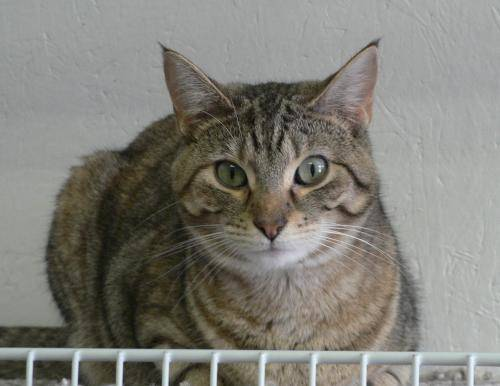
#> input picture L11/train/cat.103.jpg, 500 x 386 px; its folder holds only this picture in this run
$ jupyter execute NN_cat_dog.ipynb
#> lines starting #> are read from the running program, lines starting #| are printed output that depends on the picture; long printed decimals are rounded
[cell 1]
import numpy as np
from PIL import Image
import matplotlib.pyplot as plt
import os
import random

[cell 2]
# Load data
file_path = 'train/'
data_lst = []
for filename in os.listdir(file_path):
    if 'dog' not in filename and 'cat' not in filename:
        continue
    real_file_path = file_path + filename
    img = Image.open(real_file_path) # HD --> RAM
#> img is the input picture: PIL image 500x386 RGB; mean R, G, B 128.1, 126.4, 119.5
    img = img.resize((64, 64)) # Uniform image size, tuple inside
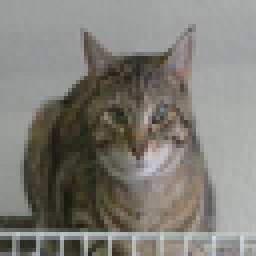
#> img: PIL image 64x64 RGB (shown 4 times larger); mean R, G, B 128.1, 126.4, 119.5
    data = np.array(img) # 64 x 64 x 3
    data = data.reshape(64*64*3, 1) # Flatten
#> data = 12288 values, max 220 at index 11510, min 15 at index 9842, mean 124.7
    if 'cat' in filename:
        data_lst.append((data, 1, img))
    elif 'dog' in filename:
        data_lst.append((data, 0, img))

[cell 3]
X_lst = list(data_lst[i][0] for i in range(len(data_lst)))
#> X_lst = 1 item
Y_lst = list(data_lst[i][1] for i in range(len(data_lst)))
#> Y_lst = [1]
img_lst = list(data_lst[i][2] for i in range(len(data_lst)))
#> img_lst = 1 item

[cell 4]
# Convert Python list to numpy array
X = np.array(X_lst)
#> X has the same summary as data
Y = np.array(Y_lst)
#> Y = [1]

[cell 5]
# Convert to array with correct dimensions
X = X.reshape(X.shape[0], X.shape[1])
Y = Y.reshape(Y.shape[0], 1)
X = X.T
Y = Y.T
print('X.shape:', X.shape)
#| X.shape: (12288, 1)
print('Y.shaoe:', Y.shape)
#| Y.shaoe: (1, 1)

[cell 6]
# Normalization
min_X = np.min(X)
#> min_X = 15
max_X = np.max(X)
#> max_X = 220
X = (X - min_X)/(max_X - min_X)
#> X = 12288 values, max 1 at index 11510, min 0 at index 9842, mean 0.535

[cell 7]
# Initializing parameters of a 2-layer neural network
np.random.seed(0)
N0, m = X.shape
#> N0 = 12288; m = 1
N1 = 10
N2 = 1
# Initialize W1
W1 = (np.random.rand(N0, N1)-0.5) * 0.1 # Prevent from explosion
# Initialize B1
B1 = (np.random.rand(N1, 1)-0.5) * 0.1
# Initialize W2
W2 = (np.random.rand(N1,N2)-0.5) * 0.1
# Initialize B2
B2 = (np.random.rand(N2, 1)-0.5) * 0.1

[cell 8]
# You should see 32.838553644951105
print(np.sum(W1))
#| 3.284

[cell 9]
# You should see -1.0433989293244808
print(np.sum(B1))

[cell 10]
# You should see -0.4229774016622794
print(np.sum(W2))

[cell 11]
# You should see -0.4841141325352224
print(np.sum(B2))

[cell 12]
#################### Training ####################
alpha = 0.02
cost_history = []
for epoch in range(8000):

    # Forward Pass
    K1 = W1.T.dot(X) + B1
    A1 = np.maximum(K1, 0)
    K2 = W2.T.dot(A1) + B2
    H = 1/(1+np.exp(-K2))
    L = -(Y*np.log(H) + (1-Y)*np.log(1-H))
    J = (1/m)*np.sum(L)
    cost_history.append(J)
    if epoch % 200 == 0:
        print('Cost:', J)

    # Backward Pass
    dK2 = (1/m)*np.sum(H-Y, axis=0, keepdims=True)
    dW2 = A1.dot(dK2.T)
    dB2 = np.sum(dK2, axis=1, keepdims=True)
    dA1 = W2.dot(dK2)
    dK1 = dA1 * np.where(K1 > 0, 1, 0)
    dW1 = X.dot(dK1.T)
    dB1 = np.sum(dK1, axis=1, keepdims=True)

    # Updates
    W1 = W1 - alpha * dW1
    W2 = W2 - alpha * dW2
    B1 = B1 - alpha * dB1
    B2 = B2 - alpha * dB2
#> this loop made 8000 passes
#> (A1, K2, H, L, J, dK2, dW2, dB2) on passes 1, 19, 21: ([2.7, 0, 0, 0.717, 0, 0, 0.737, 2.59, 1.08, 0.477], [-0.16], [0.46], [0.776], 0.776, [-0.54], [-1.46, 0, 0, -0.387, 0, 0, -0.398, -1.4, -0.583, -0.257], [-0.54]), ([10.12, 0, 0, 0, 0, 0, 3.13, 8.38, 12, 0], [5.05], [0.994], [0.0064], 0.0064, [-0.00638], [-0.0646, 0, 0, 0, 0, 0, -0.0199, -0.0534, -0.0766, 0], [-0.00638]), ([10.28, 0, 0, 0, 0, 0, 3.17, 8.51, 12.19, 0], [5.21], [0.995], [0.00545], 0.00545, [-0.00543], [-0.0559, 0, 0, 0, 0, 0, -0.0172, -0.0462, -0.0662, 0], [-0.00543])
#| Cost: 0.7762
#| Cost: 0.0002791
#| Cost: 0.0001243
#| Cost: 7.798992287984927e-05
#| Cost: 5.619441292101305e-05
#| Cost: 4.363797746795583e-05
#| Cost: 3.551994213474913e-05
#| Cost: 2.986185211194245e-05
#> (further printed lines are left out)

[cell 13]
plot_x = list(range(len(cost_history)))
plot_y = cost_history
plt.plot(plot_x, plot_y)
plt.title("Costs over iterations", color = 'blue', fontdict = {'fontsize': 20})
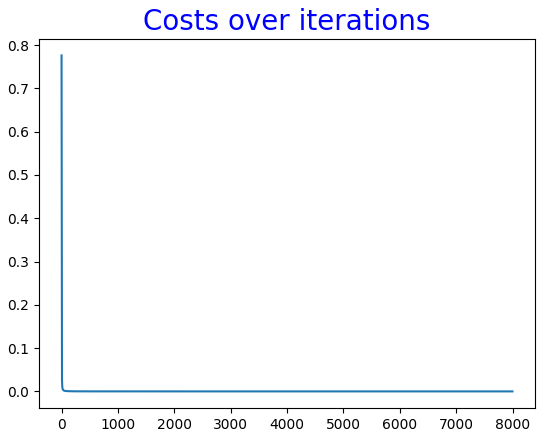
#> figure drawn by matplotlib, 1 panel; curve peaks at x = 0, y = 0.776

[cell 14]
count = 0
K1 = np.dot(W1.T, X) + B1
A1 = np.maximum(0, K1)
K2 = np.dot(W2.T, A1) + B2
A2 = 1 / (1+np.exp(-K2))
print(A2)
#| [[1]]
wrong_result = []
for i in range(Y.shape[1]):
    y = 0 if A2[0][i] < 0.5  else 1
    if y == Y[0][i]:
        count += 1
    else:
        wrong_result.append(i)
print('Training Accuracy:', count/Y.shape[1])
#| Training Accuracy: 1.0
print(Y)
#| [[1]]

$ run again, on L11/train/cat.12.jpg
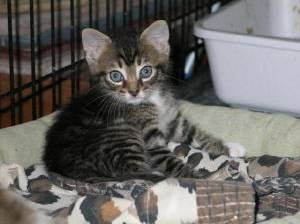
#> input picture L11/train/cat.12.jpg, 300 x 224 px
#> img is the input picture: PIL image 300x224 RGB; mean R, G, B 103.9, 101.8, 98.5
#> `img = img.resize((64, 64))`:
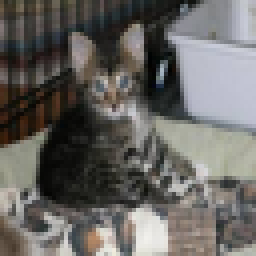
#> img: PIL image 64x64 RGB (shown 4 times larger); mean R, G, B 103.9, 101.8, 98.5
#> data = 12288 values, max 241 at index 11436, min 0 at index 2799, mean 101.4
#> X_lst = 1 item
#> Y_lst = [1]
#> img_lst = 1 item
#> `X = np.array(X_lst)`: X has the same summary as data
#> Y = [1]
#| X.shape: (12288, 1)
#| Y.shaoe: (1, 1)
#> min_X = 0
#> max_X = 241
#> `X = (X - min_X)/(max_X - min_X)`: X = 12288 values, max 1 at index 11436, min 0 at index 2799, mean 0.421
#| 3.284
#> the loop `for epoch in range(8000):` made 8000 passes
#> (A1, K2, H, L, J, dK2, dB2, B2) on passes 1, 8, 9: ([2.56, 0, 0, 1.91, 1.66, 0, 1.3, 2.17, 1.36, 0.88], [-0.239], [0.44], [0.82], 0.82, [-0.56], [-0.56], [-0.0372]), ([6.73, 0, 0, 1.97, 0.153, 0, 4.44, 4.57, 8.42, 0], [2.9], [0.948], [0.0534], 0.0534, [-0.052], [-0.052], [-0.00158]), ([7.1, 0, 0, 2.08, 0.155, 0, 4.68, 4.82, 8.9, 0], [3.24], [0.962], [0.0383], 0.0383, [-0.0375], [-0.0375], [-0.000827])
#> (printed output is left out)
#> `[cell 13] plot_x = list(range(len(cost_history))) plot_y = cost_histor..`:
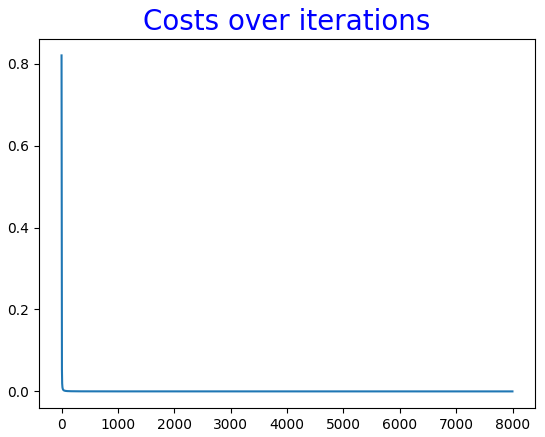
#> figure drawn by matplotlib, 1 panel; curve peaks at x = 0, y = 0.82
#| [[1]]
#| Training Accuracy: 1.0
#| [[1]]

$ run again, on L11/train/cat.120.jpg
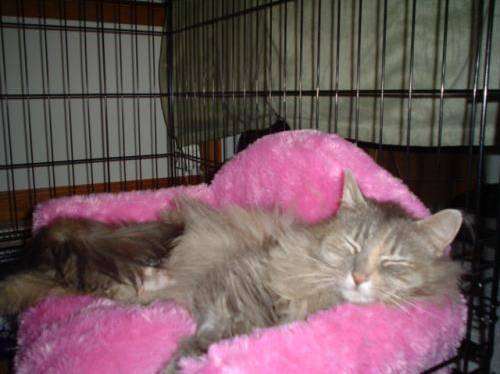
#> input picture L11/train/cat.120.jpg, 500 x 374 px
#> img is the input picture: PIL image 500x374 RGB; mean R, G, B 111, 86.7, 91.8
#> `img = img.resize((64, 64))`:
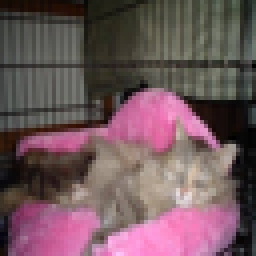
#> img: PIL image 64x64 RGB (shown 4 times larger); mean R, G, B 111, 86.7, 91.8
#> data = 12288 values, max 255 at index 11058, min 0 at index 3263, mean 96.49
#> X_lst = 1 item
#> Y_lst = [1]
#> img_lst = 1 item
#> `X = np.array(X_lst)`: X has the same summary as data
#> Y = [1]
#| X.shape: (12288, 1)
#| Y.shaoe: (1, 1)
#> min_X = 0
#> max_X = 255
#> `X = (X - min_X)/(max_X - min_X)`: X = 12288 values, max 1 at index 11058, min 0 at index 3263, mean 0.378
#| 3.284
#> the loop `for epoch in range(8000):` made 8000 passes
#> (A1, K2, H, L, J, dK2, dW2, dB2) on passes 2 to 3: ([2.21, 0, 0, 0, 0, 0, 1.19, 0.948, 0.438, 0], [0.00465], [0.501], [0.691], 0.691, [-0.499], [-1.1, 0, 0, 0, 0, 0, -0.593, -0.473, -0.219, 0], [-0.499]), ([2.5, 0, 0, 0, 0, 0, 1.43, 0.865, 0.788, 0], [0.11], [0.527], [0.64], 0.64, [-0.473], [-1.18, 0, 0, 0, 0, 0, -0.677, -0.409, -0.372, 0], [-0.473])
#> (printed output is left out)
#> `[cell 13] plot_x = list(range(len(cost_history))) plot_y = cost_histor..`:
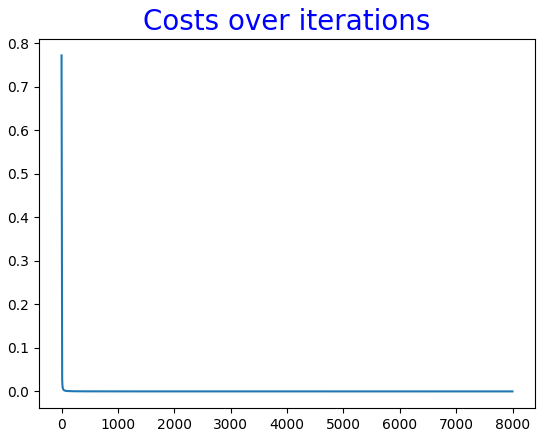
#> figure drawn by matplotlib, 1 panel; curve peaks at x = 0, y = 0.772
#| [[1]]
#| Training Accuracy: 1.0
#| [[1]]

$ run again, on L11/train/cat.156.jpg
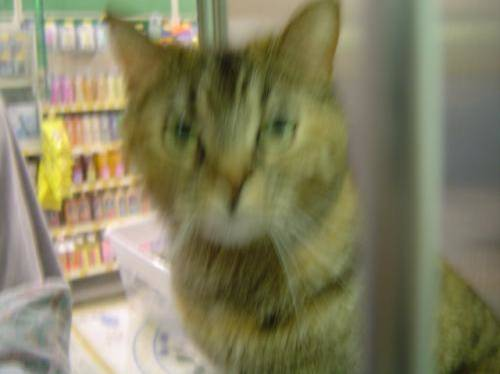
#> input picture L11/train/cat.156.jpg, 500 x 374 px
#> img is the input picture: PIL image 500x374 RGB; mean R, G, B 132.4, 128.9, 98.1
#> `img = img.resize((64, 64))`:
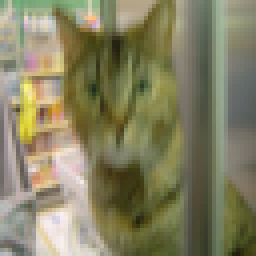
#> img: PIL image 64x64 RGB (shown 4 times larger); mean R, G, B 132.4, 128.9, 98.1
#> data = 12288 values, max 251 at index 834, min 13 at index 2393, mean 119.8
#> X_lst = 1 item
#> Y_lst = [1]
#> img_lst = 1 item
#> `X = np.array(X_lst)`: X has the same summary as data
#> Y = [1]
#| X.shape: (12288, 1)
#| Y.shaoe: (1, 1)
#> min_X = 13
#> max_X = 251
#> `X = (X - min_X)/(max_X - min_X)`: X = 12288 values, max 1 at index 834, min 0 at index 2393, mean 0.449
#| 3.284
#> the loop `for epoch in range(8000):` made 8000 passes
#> (A1, K2, H, L, J, dK2, dW2, dB2) on passes 1 to 2: ([1.67, 0, 0, 0, 0.587, 0, 0.87, 2.02, 1.7, 0], [-0.11], [0.472], [0.75], 0.75, [-0.528], [-0.881, 0, 0, 0, -0.31, 0, -0.459, -1.07, -0.897, 0], [-0.528]), ([1.17, 0, 0, 0, 0, 0, 0.763, 1.44, 2.13, 0], [0.04], [0.51], [0.673], 0.673, [-0.49], [-0.574, 0, 0, 0, 0, 0, -0.374, -0.706, -1.05, 0], [-0.49])
#> (printed output is left out)
#> `[cell 13] plot_x = list(range(len(cost_history))) plot_y = cost_histor..`:
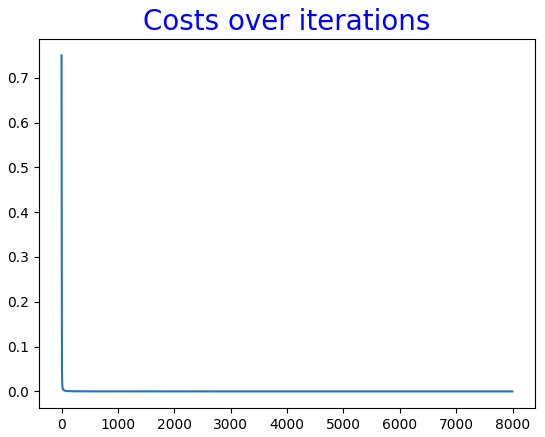
#> figure drawn by matplotlib, 1 panel; curve peaks at x = 0, y = 0.75
#| [[1]]
#| Training Accuracy: 1.0
#| [[1]]
